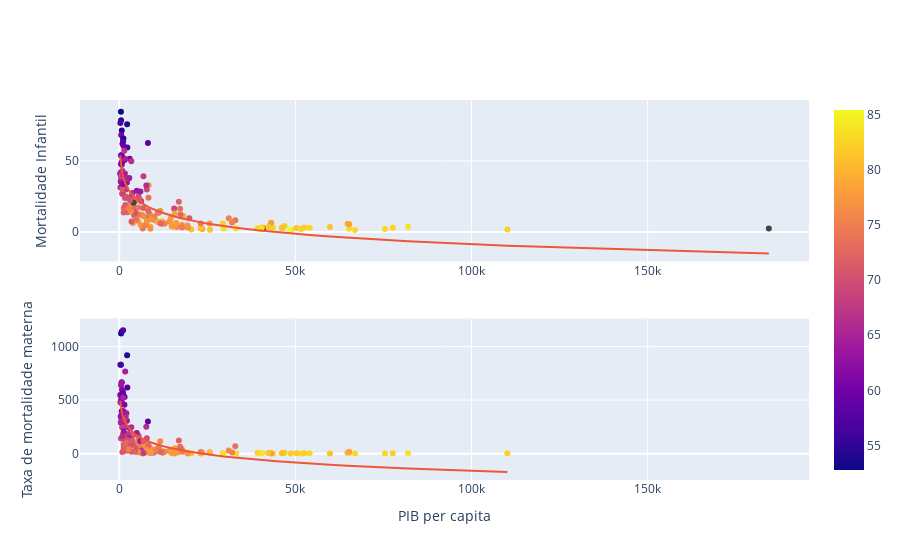

The notebook cell saved with this chart:
### Markdown cell above
- O mesmo ocorre pros gráficos abaixo, agora relacionando a Mortalidede Infantil e Materna com o PIB per capita. Aqui $R^2=0,62$ para Mortalidade Infantil e $R^2=0,47$ para Mortalidade Materna. O coeficiente $a$ ainda são negativos, indicando relação inversalmente proporcional.

### Code cell
fig = make_subplots(rows=2, cols=1)


plt2= px.scatter(df, x="GDP_per_capita", y="Infant mortality", color = "Life expectancy",
                 trendline="ols", trendline_options=dict(log_x=True), color_continuous_scale="Spectral", hover_data=df[['Country']])


fig.add_trace(go.Scatter(plt2.data[0]),row=1,col=1)
fig.add_trace(go.Scatter(plt2.data[1],line=dict(color='#EF553B')),row=1,col=1)

fig.update_yaxes(title_text="Mortalidade Infantil", row=1, col=1)

plt3= px.scatter(df, x="GDP_per_capita", y="Maternal mortality ratio", color = "Life expectancy",
                 trendline="ols", trendline_options=dict(log_x=True), color_continuous_scale="Spectral", hover_data=df[['Country']])


fig.add_trace(go.Scatter(plt3.data[0]),row=2,col=1)
fig.add_trace(go.Scatter(plt3.data[1],line=dict(color='#EF553B')),row=2,col=1)

fig.update_xaxes(title_text="PIB per capita", row=2, col=1)
fig.update_yaxes(title_text="Taxa de mortalidade materna", row=2, col=1)

fig.show()

### Figure 1 — Plotly figure (JSON) as saved in the notebook; plotly's stock layout.template omitted (floating-point values rounded to 4 significant figures; data arrays with more than 128 entries replaced by an {"elided": "..."} marker saying what was removed)
{"data": [{"customdata": {"elided": "195x1 str values"}, "hovertemplate": "GDP_per_capita=%{x}<br>Infant mortality=%{y}<br>Country=%{customdata[0]}<br>Life expectancy=%{marker.color}<extra></extra>", "legendgroup": "", "marker": {"color": {"elided": "195 float values"}, "coloraxis": "coloraxis", "symbol": "circle"}, "mode": "markers", "name": "", "orientation": "v", "showlegend": false, "type": "scatter", "x": {"elided": "195 float values"}, "xaxis": "x", "y": {"elided": "195 float values"}, "yaxis": "y"}, {"hovertemplate": "<b>OLS trendline</b><br>Infant mortality = -24.2066 * log10(GDP_per_capita) + 112.49<br>R<sup>2</sup>=0.620606<br><br>GDP_per_capita=%{x}<br>Infant mortality=%{y} <b>(trend)</b><extra></extra>", "legendgroup": "", "line": {"color": "#EF553B"}, "marker": {"symbol": "circle"}, "mode": "lines", "name": "", "showlegend": false, "type": "scatter", "x": {"elided": "189 float values"}, "xaxis": "x", "y": {"elided": "189 float values"}, "yaxis": "y"}, {"customdata": {"elided": "195x1 str values"}, "hovertemplate": "GDP_per_capita=%{x}<br>Maternal mortality ratio=%{y}<br>Country=%{customdata[0]}<br>Life expectancy=%{marker.color}<extra></extra>", "legendgroup": "", "marker": {"color": {"elided": "195 float values"}, "coloraxis": "coloraxis", "symbol": "circle"}, "mode": "markers", "name": "", "orientation": "v", "showlegend": false, "type": "scatter", "x": {"elided": "195 float values"}, "xaxis": "x2", "y": {"elided": "195 int values"}, "yaxis": "y2"}, {"hovertemplate": "<b>OLS trendline</b><br>Maternal mortality ratio = -253.21 * log10(GDP_per_capita) + 1108.29<br>R<sup>2</sup>=0.468005<br><br>GDP_per_capita=%{x}<br>Maternal mortality ratio=%{y} <b>(trend)</b><extra></extra>", "legendgroup": "", "line": {"color": "#EF553B"}, "marker": {"symbol": "circle"}, "mode": "lines", "name": "", "showlegend": false, "type": "scatter", "x": {"elided": "181 float values"}, "xaxis": "x2", "y": {"elided": "181 float values"}, "yaxis": "y2"}], "layout": {"xaxis": {"anchor": "y", "domain": [0, 1]}, "xaxis2": {"anchor": "y2", "domain": [0, 1], "title": {"text": "PIB per capita"}}, "yaxis": {"anchor": "x", "domain": [0.575, 1], "title": {"text": "Mortalidade Infantil"}}, "yaxis2": {"anchor": "x2", "domain": [0, 0.425], "title": {"text": "Taxa de mortalidade materna"}}}}
